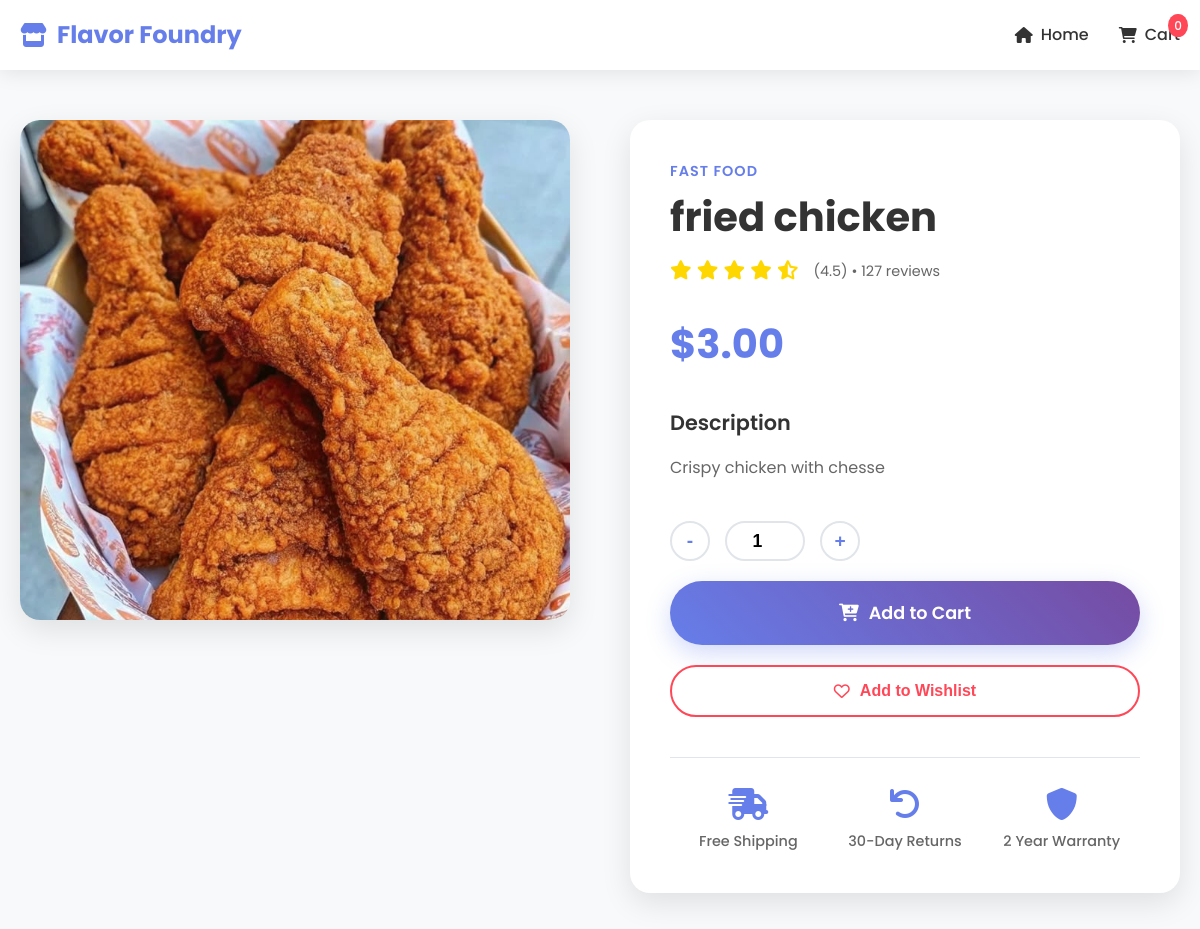
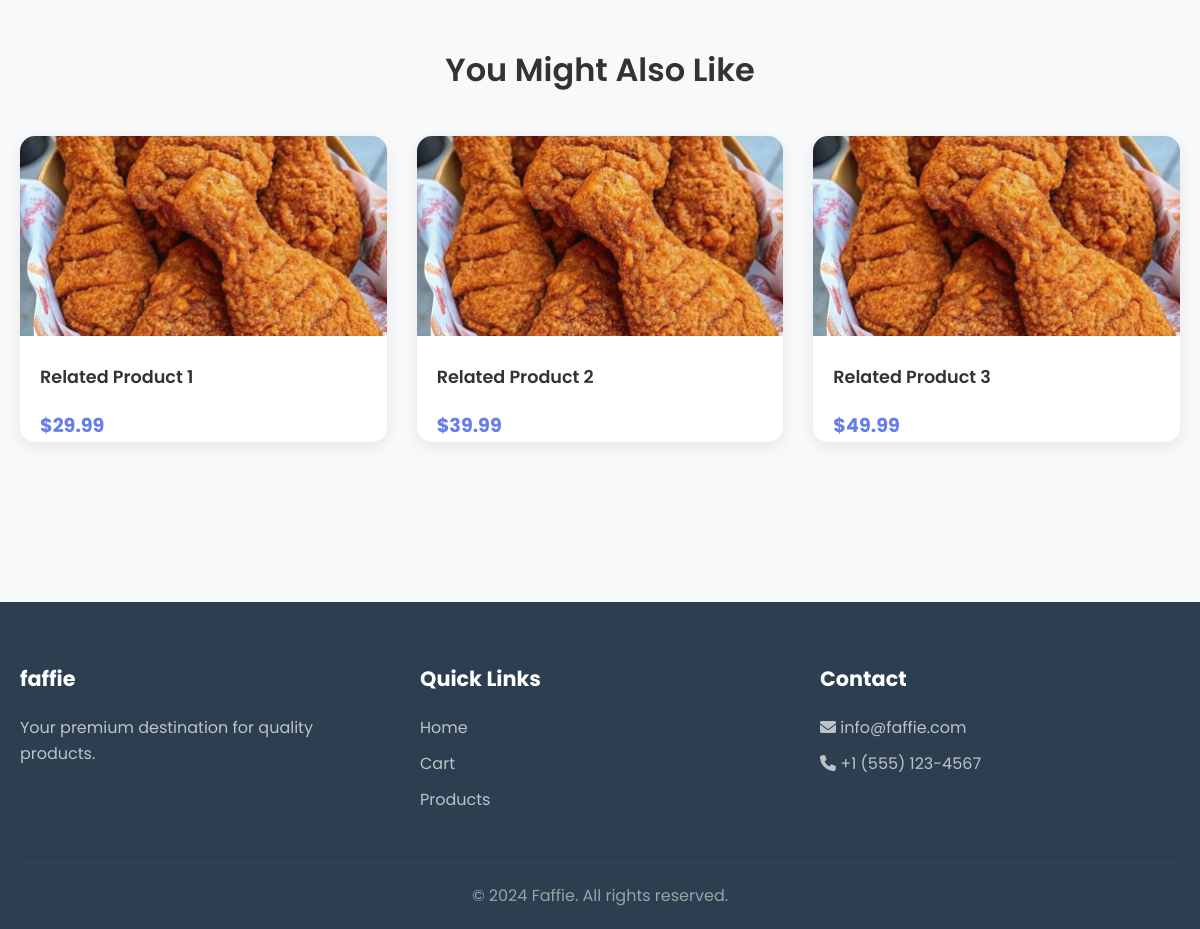
Screenshot of /product/4/ with the database file from the repository (2 pictures, top to bottom).
### shop/models.py (models this page shows, shortened)
class Product(models.Model):
    name = models.CharField(max_length=100)
    price = models.DecimalField(max_digits=8, decimal_places=2)  # increased range
    description = models.TextField()
    image = models.ImageField(upload_to='products/')
    category = models.ForeignKey(Category, on_delete=models.CASCADE)

class Category(models.Model):
    name = models.CharField(max_length=50)

### shop/views.py (the view)
# urls.py: path('product/<int:id>/', views.product_detail, name='product_detail'),
def product_detail(request, id):
    product = get_object_or_404(Product, id=id)
    cart_items_count = CartItem.objects.count()
    return render(request, 'shop/product_detail.html', {
        'product': product,
        'items': cart_items_count
    })

### shop/templates/shop/product_detail.html (shortened to what this page needs)
{% load static %}
<!DOCTYPE html>
<html lang="en">
<head>
    <link rel="stylesheet" href="{% static 'css/product_detail.css' %}">
    <link rel="stylesheet" href="https://cdnjs.cloudflare.com/ajax/libs/font-awesome/6.0.0/css/all.min.css">
</head>
<body>
    <nav class="navbar">
        <div class="nav-container">
            <div class="nav-logo">
                <i class="fas fa-store"></i>
                <span>Flavor Foundry</span>
            </div>
            <div class="nav-links">
                <a href="{% url 'home' %}" class="nav-link"><i class="fas fa-home"></i> Home</a>
                <a href="{% url 'cart' %}" class="nav-link cart-link">
                    <i class="fas fa-shopping-cart"></i> Cart
                    <span class="cart-count">{{ items|length }}</span>
                </a>
            </div>
        </div>
    </nav>
    <section class="product-detail">
        <div class="container">
            <div class="product-container">
                <div class="product-gallery">
                    <div class="main-image">
                        <img src="{{ product.image.url }}" alt="{{ product.name }}" id="mainImage">
                    </div>
                </div>
                <div class="product-info">
                    <div class="product-category">{{ product.category.name }}</div>
                    <h1 class="product-title">{{ product.name }}</h1>
                    <div class="product-rating">
                        <div class="stars">
                            <i class="fas fa-star"></i>
                            <i class="fas fa-star"></i>
                            <i class="fas fa-star"></i>
                            <i class="fas fa-star"></i>
                            <i class="fas fa-star-half-alt"></i>
                        </div>
                        <span class="rating-text">(4.5) • 127 reviews</span>
                    </div>
                    <div class="product-price">
                        <span class="current-price">${{ product.price }}</span>
                    </div>
                    <div class="product-description">
                        <h3>Description</h3>
                        <p>{{ product.description }}</p>
                    </div>
                    <div class="product-actions">
                        <div class="quantity-selector">
                            <button class="qty-btn" onclick="changeQuantity(-1)">-</button>
                            <input type="number" id="quantity" value="1" min="1" max="10">
                            <button class="qty-btn" onclick="changeQuantity(1)">+</button>
                        </div>
                        <a href="{% url 'add_to_cart' product.id %}" class="add-to-cart-btn" id="addToCartBtn">
                            <i class="fas fa-cart-plus"></i> Add to Cart
                        </a>
                        <button class="wishlist-btn">
                            <i class="far fa-heart"></i> Add to Wishlist
                        </button>
                    </div>
                    <div class="product-features">
                        <div class="feature">
                            <i class="fas fa-shipping-fast"></i>
                            <span>Free Shipping</span>
                        </div>
                        <div class="feature">
                            <i class="fas fa-undo"></i>
                            <span>30-Day Returns</span>
                        </div>
                        <div class="feature">
                            <i class="fas fa-shield-alt"></i>
                            <span>2 Year Warranty</span>
                        </div>
                    </div>
                </div>
            </div>
            <div class="related-products">
                <h2>You Might Also Like</h2>
                <div class="related-grid">
                    <div class="related-card">
                        <img src="{{ product.image.url }}" alt="Related Product">
                        <h4>Related Product 1</h4>
                        <span class="price">$29.99</span>
                    </div>
                    <div class="related-card">
                        <img src="{{ product.image.url }}" alt="Related Product">
                        <h4>Related Product 2</h4>
                        <span class="price">$39.99</span>
                    </div>
                    <div class="related-card">
                        <img src="{{ product.image.url }}" alt="Related Product">
                        <h4>Related Product 3</h4>
                        <span class="price">$49.99</span>
                    </div>
                </div>
            </div>
        </div>
    </section>
    <footer class="footer">
        <div class="container">
            <div class="footer-content">
                <div class="footer-section">
                    <h3>faffie</h3>
                    <p>Your premium destination for quality products.</p>
                </div>
                <div class="footer-section">
                    <h3>Quick Links</h3>
                    <ul>
                        <li><a href="{% url 'home' %}">Home</a></li>
                        <li><a href="{% url 'cart' %}">Cart</a></li>
                        <li><a href="#products">Products</a></li>
                    </ul>
                </div>
                <div class="footer-section">
                    <h3>Contact</h3>
                    <p><i class="fas fa-envelope"></i> info@faffie.com</p>
                    <p><i class="fas fa-phone"></i> +1 (555) 123-4567</p>
                </div>
            </div>
            <div class="footer-bottom">
                <p>&copy; 2024 Faffie. All rights reserved.</p>
            </div>
        </div>
    </footer>
</body>
</html>

### rows the page displays
Product: image (picture), category.name "FAST FOOD", name "fried chicken", price "3.00", description "Crispy chicken with chesse"

### other values shown
{{ items|length }} "0"
